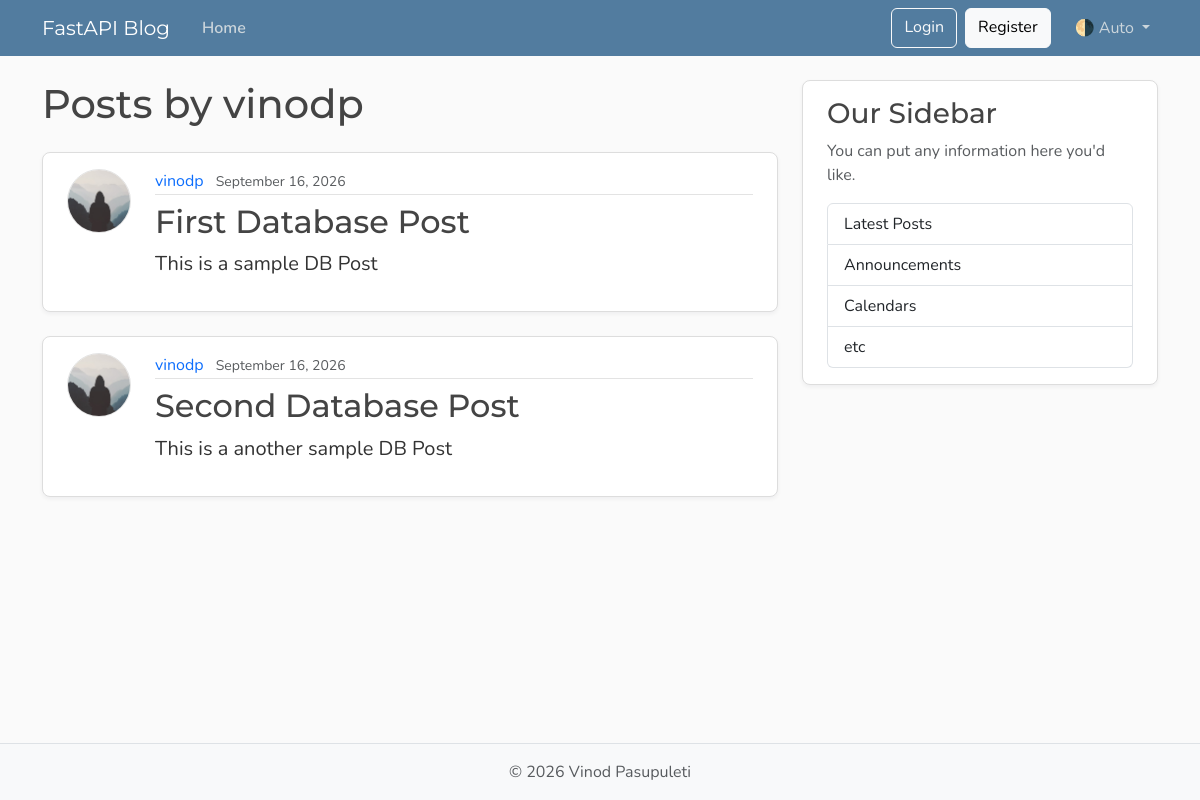
Before: /users/1/posts with the older database file.
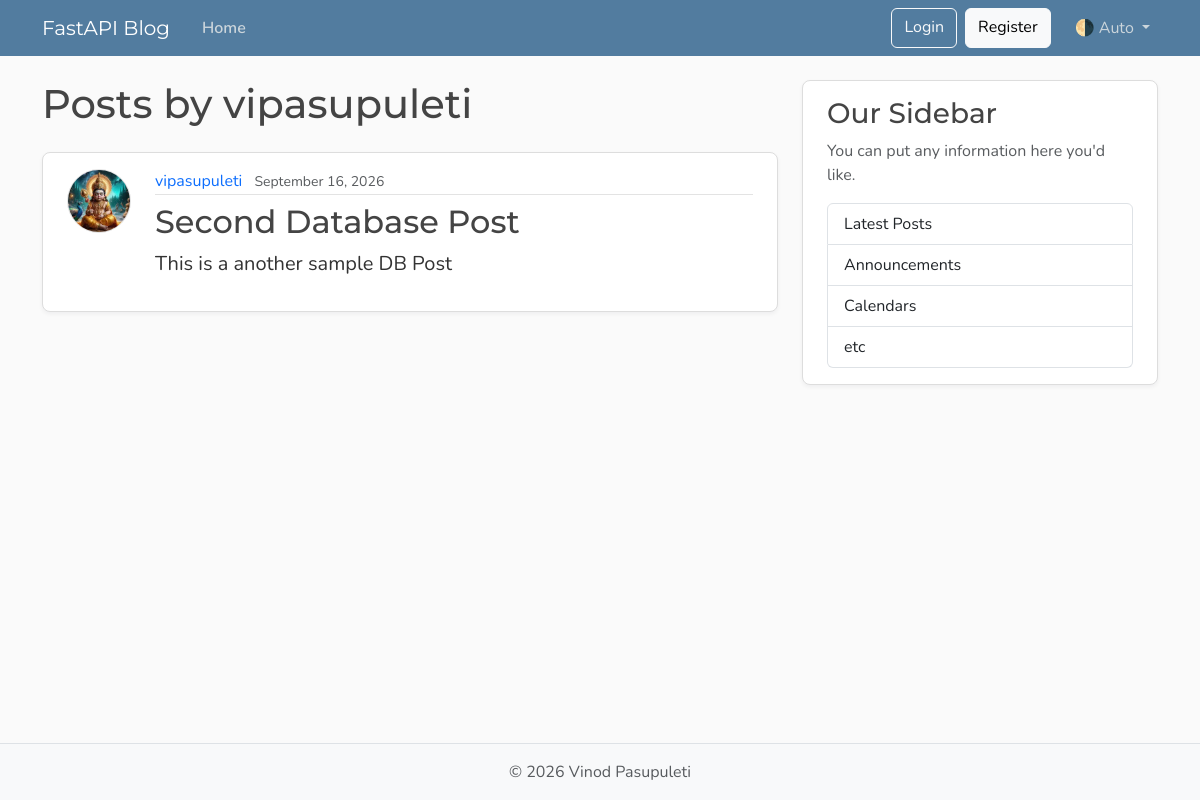
After: the same page with the newer database file.
### models.py (models this page shows, shortened)
class User(Base):
    __tablename__ = "users"
    id: Mapped[int] = mapped_column(Integer, primary_key=True, index=True)
    username: Mapped[str] = mapped_column(String(50), unique=True, nullable=False)
    email: Mapped[str] = mapped_column(String(120), unique=True, nullable=False)
    image_file: Mapped[str | None] = mapped_column(
        String(200),
        nullable=True,
        default=None,
    )
    posts: Mapped[list[Post]] = relationship(back_populates="author", cascade="all, delete-orphan")

class Post(Base):
    __tablename__ = "posts"
    id: Mapped[int] = mapped_column(Integer, primary_key=True, index=True)
    title: Mapped[str] = mapped_column(String(100), nullable=False)
    content: Mapped[str] = mapped_column(Text, nullable=False)
    user_id: Mapped[int] = mapped_column(
        ForeignKey("users.id"),
        nullable=False,
        index=True,
    )
    date_posted: Mapped[datetime] = mapped_column(
        DateTime(timezone=True),
        default=lambda: datetime.now(UTC),
    )
    author: Mapped[User] = relationship(back_populates="posts")

### main.py (the view)
@app.get("/users/{user_id}/posts", include_in_schema=False, name="user_posts")
def user_posts_page(request: Request, user_id: int, db: Annotated[Session, Depends(get_db)]):
    result = db.execute(select(models.User).where(models.User.id == user_id))
    user = result.scalars().first()
    if not user:
        raise HTTPException(
            status_code=status.HTTP_404_NOT_FOUND,
            detail="User not found",
        )
    result = db.execute(select(models.Post).where(models.Post.user_id == user_id))
    posts = result.scalars().all()
    return templates.TemplateResponse(request, "user_posts.html",
        {"posts": posts, "user": user, "title": f"{user.username}'s Posts"})

### templates/user_posts.html
{% extends "layout.html" %}
{% block content %}
<h1 class="mb-4">Posts by {{ user.username }}</h1>
{% for post in posts %}
<article class="content-section py-3 px-4 mb-4">
    <div class="d-flex align-items-start gap-4">
        <img class="rounded-circle article-img flex-shrink-0" src="{{ post.author.image_path }}"
            alt="{{ post.author.username }}'s profile picture" width="64" height="64" loading="lazy">
        <div class="flex-grow-1">
            <div class="article-metadata mb-2">
                <a class="me-2" href="{{ url_for('user_posts', user_id=post.author.id) }}">{{ post.author.username
                    }}</a>
                <small class="text-body-secondary">{{ post.date_posted.strftime("%B %d, %Y") }}</small>
            </div>
            <h2>
                <a class="article-title" href="{{ url_for('post_page', post_id=post.id) }}">{{ post.title }}</a>
            </h2>
            <p class="article-content">{{ post.content }}</p>
        </div>
    </div>
</article>
{% else %}
<p class="text-body-secondary">No posts by this user yet.</p>
{% endfor %}
{% endblock content %}

### templates/layout.html (shortened to what this page needs)
<!DOCTYPE html>
<html lang="en">
<head>
    <link href="https://cdn.jsdelivr.net/npm/bootstrap@5.3.8/dist/css/bootstrap.min.css" rel="stylesheet"
>
    <link rel="stylesheet" type="text/css" href="{{ url_for('static', path='css/main.css' ) }}">
</head>
<body class="d-flex flex-column min-vh-100">
    <header class="site-header">
        <nav class="navbar navbar-expand-md bg-steel fixed-top" data-bs-theme="dark">
            <div class="container">
                <a class="navbar-brand me-4" href="{{ url_for('home') }}">FastAPI Blog</a>
                <div class="collapse navbar-collapse" id="navbarToggle">
                    <div class="navbar-nav me-auto">
                        <a class="nav-link active" aria-current="page" href="{{ url_for('home') }}">Home</a>
                    </div>
                    <div class="navbar-nav">
                        <a class="btn btn-outline-light mb-2 mb-md-0 me-md-2" href="#">Login</a>
                        <a class="btn btn-light mb-2 mb-md-0 me-md-3" href="#">Register</a>
                        <div class="nav-item dropdown">
                            <a class="nav-link dropdown-toggle" href="#" role="button" id="bd-theme"
                                data-bs-toggle="dropdown" aria-expanded="false">
                                <span id="bd-theme-text">🌗 Auto</span>
                            </a>
                        </div>
                    </div>
                </div>
            </div>
        </nav>
    </header>
    <main role="main" class="container">
        <div class="row">
            <div class="col-md-8">
                {% block content %}
                {% endblock content %}
            </div>
            <aside class="col-md-4">
                <div class="content-section py-3 px-4 mb-4">
                    <h3>Our Sidebar</h3>
                    <p class="text-body-secondary">You can put any information here you'd like.</p>
                    <ul class="list-group">
                        <li class="list-group-item">Latest Posts</li>
                        <li class="list-group-item">Announcements</li>
                        <li class="list-group-item">Calendars</li>
                        <li class="list-group-item">etc</li>
                    </ul>
                </div>
            </aside>
        </div>
    </main>
    <footer class="mt-auto py-3 bg-body-tertiary border-top">
        <div class="container text-center">
            <p class="text-body-secondary mb-0">
                © <span id="year"></span> Vinod Pasupuleti
            </p>
        </div>
    </footer>
</body>
</html>

### static/css/main.css (style rules this page uses)
:root { --font-heading: "Montserrat", system-ui, -apple-system, BlinkMacSystemFont, sans-serif; --font-body: "Nunito", system-ui, -apple-system, BlinkMacSystemFont, sans-serif; --color-bg-body: #fafafa; --color-bg-content: #ffffff; --color-text-primary: #333333; --color-text-heading: #444444; --color-steel: #527c9f; --color-nav-link: #cbd5db; --color-nav-link-hover: #ffffff; --color-link-hover: #428bca; --color-border: #dddddd; --color-border-light: #e3e3e3; --spacing-xl: 5rem; --article-img-size: 4rem; --account-img-size: 7.813rem; }
body { font-family: var(--font-body); background: var(--color-bg-body); color: var(--color-text-primary); }
main { padding-top: var(--spacing-xl); }
h1, h2, h3, h4, h5, h6 { font-family: var(--font-heading); color: var(--color-text-heading); }
.navbar-brand { font-family: var(--font-heading); }
a { text-decoration: none; }
.bg-steel { background-color: var(--color-steel); }
.site-header .navbar-nav .nav-link { color: var(--color-nav-link); transition: color 0.2s ease-in-out; }
.site-header .navbar-nav .nav-link.active { font-weight: 600; }
.content-section { background: var(--color-bg-content); border: 1px solid var(--color-border); border-radius: 0.5rem; box-shadow: 0 2px 4px rgba(15, 23, 42, 0.05); transition: box-shadow 0.15s ease, transform 0.15s ease, border-color 0.15s ease; }
.article-title { color: var(--color-text-heading); transition: color 0.2s ease-in-out; }
.article-content { white-space: pre-line; font-size: 1.25rem; }
.article-img { height: var(--article-img-size); width: var(--article-img-size); flex-shrink: 0; object-fit: cover; border: 1px solid var(--color-border-light); box-shadow: 0 0 0 2px var(--color-bg-content); }
.article-metadata { padding-bottom: 0.063rem; border-bottom: 1px solid var(--color-border-light); }
.article-metadata a { transition: color 0.2s ease-in-out; }
[data-bs-theme="dark"] { --color-bg-body: #1a1a1a; --color-bg-content: #2d2d2d; --color-text-primary: #e0e0e0; --color-text-heading: #f0f0f0; --color-border: #404040; --color-border-light: #4a4a4a; }

Changed rows visible on the page:
removed Post: author.username "vinodp", date_posted "September 16, 2026", title "First Database Post", content "This is a sample DB Post"
changed User: username "vinodp" → "vipasupuleti"
changed through a linked row, Post "Second Database Post": author.image_path: picture added in place of a placeholder; author.username "vinodp" → "vipasupuleti"
